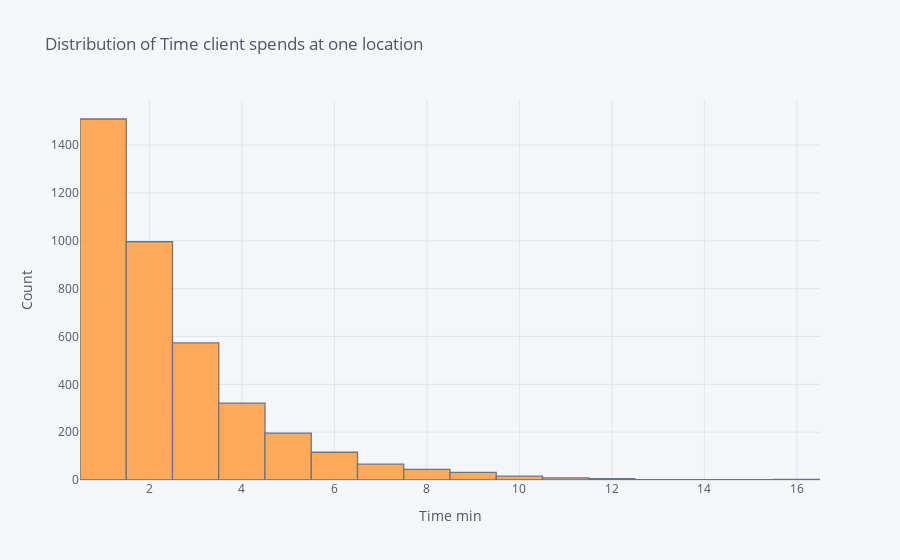

Here is the notebook cell this chart was saved with:
### Code cell
df.loc[df['location'] == 'drinks', 'delta'].iplot(kind='hist', 
    xTitle='Time min', yTitle='Count', 
    title='Distribution of Time client spends at one location')

### Figure 1 — Plotly figure (JSON) as saved in the notebook; plotly's stock layout.template omitted (floating-point values rounded to 4 significant figures; data arrays with more than 128 entries replaced by an {"elided": "..."} marker saying what was removed)
{"data": [{"histfunc": "count", "histnorm": "", "marker": {"color": "rgba(255, 153, 51, 1.0)", "line": {"color": "#4D5663", "width": 1.3}}, "name": "delta", "opacity": 0.8, "orientation": "v", "type": "histogram", "x": {"elided": "3889 int values"}}], "layout": {"barmode": "overlay", "legend": {"bgcolor": "#F5F6F9", "font": {"color": "#4D5663"}}, "paper_bgcolor": "#F5F6F9", "plot_bgcolor": "#F5F6F9", "title": {"font": {"color": "#4D5663"}, "text": "Distribution of Time client spends at one location"}, "xaxis": {"gridcolor": "#E1E5ED", "showgrid": true, "tickfont": {"color": "#4D5663"}, "title": {"font": {"color": "#4D5663"}, "text": "Time min"}, "zerolinecolor": "#E1E5ED"}, "yaxis": {"gridcolor": "#E1E5ED", "showgrid": true, "tickfont": {"color": "#4D5663"}, "title": {"font": {"color": "#4D5663"}, "text": "Count"}, "zerolinecolor": "#E1E5ED"}}}
